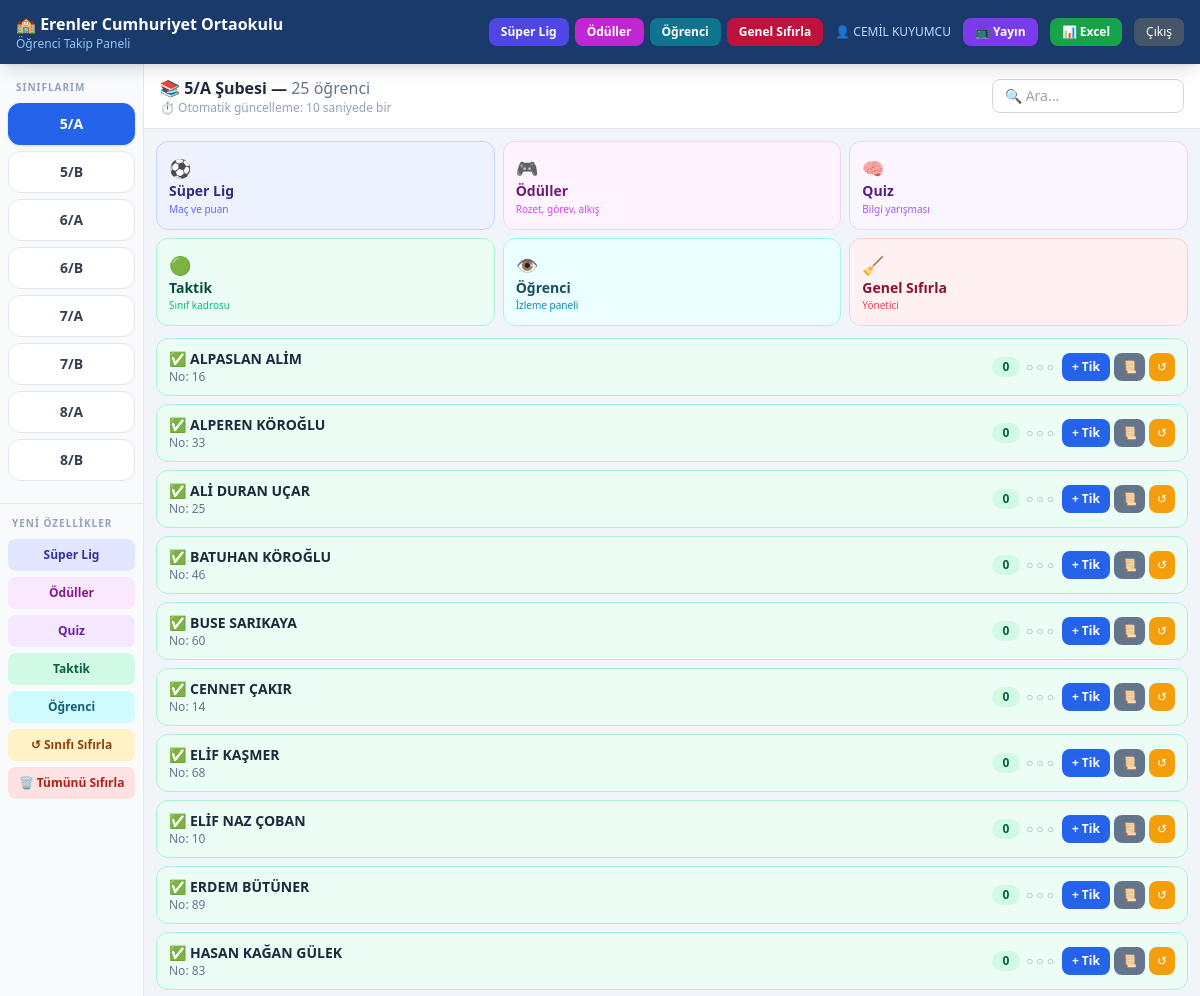
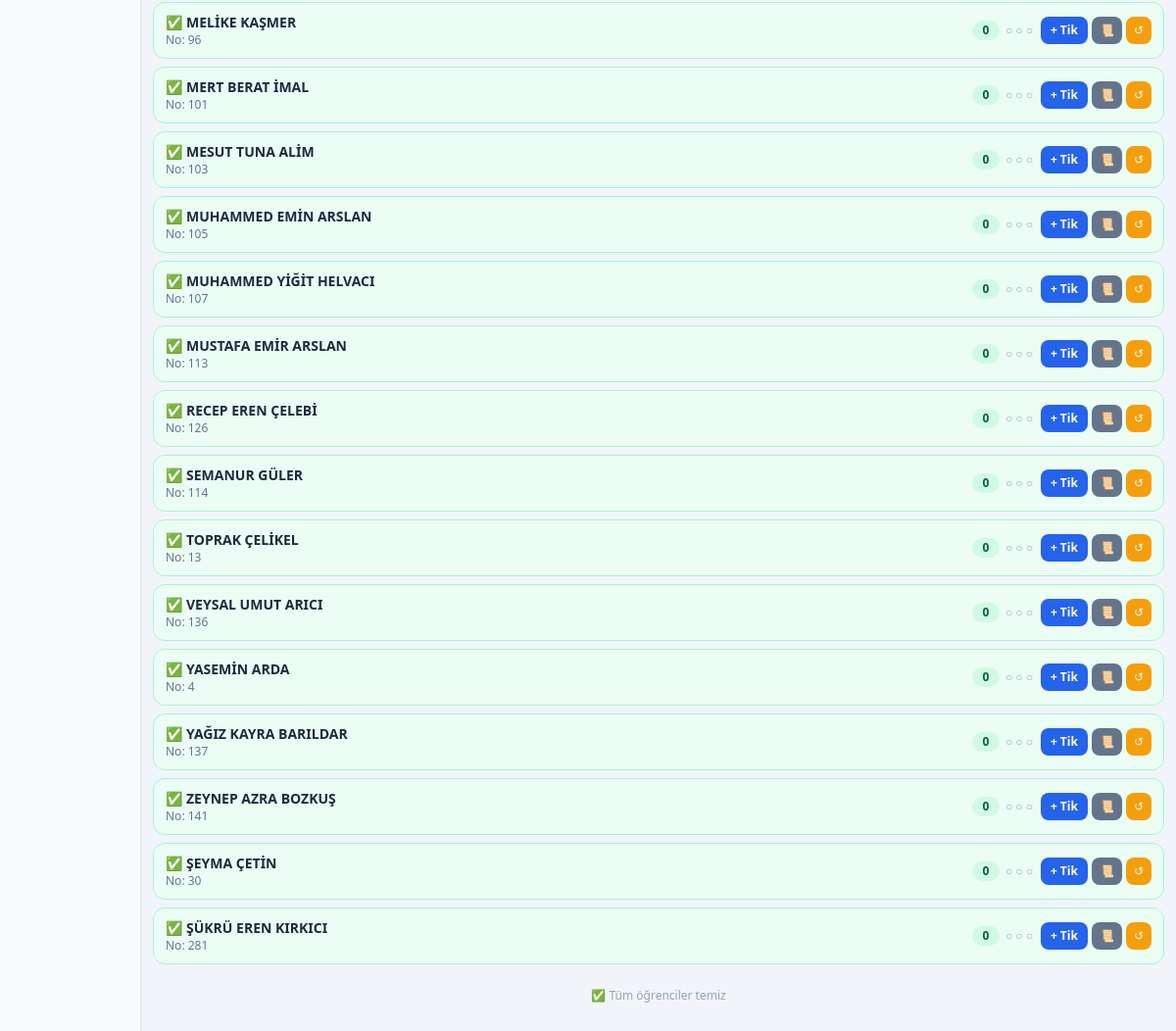
Page /dashboard (signed in) on the committed database (2 pictures, top to bottom).
### tables this page shows
CREATE TABLE siniflar (
            id        INTEGER PRIMARY KEY AUTOINCREMENT,
            sinif_adi TEXT NOT NULL UNIQUE
        );

CREATE TABLE ogrenciler (
            id        INTEGER PRIMARY KEY AUTOINCREMENT,
            ad_soyad  TEXT    NOT NULL,
            sinif_id  INTEGER NOT NULL REFERENCES siniflar(id),
            ogr_no    INTEGER NOT NULL
        );

### web_app.py (the view)
@app.route("/dashboard")
@giris_zorunlu
def dashboard():
    ogretmen_id = session["ogretmen_id"]
    siniflar    = ogretmen_siniflari(ogretmen_id)
    if not siniflar:
        return render_template("dashboard.html",
                               siniflar=[], aktif=None, ogrenciler=[],
                               kriterler=KRITERLER)
    try:
        aktif_id = int(request.args.get("sinif", siniflar[0]["id"]))
    except (TypeError, ValueError):
        aktif_id = siniflar[0]["id"]
    aktif = next((s for s in siniflar if s["id"] == aktif_id), siniflar[0])
    ogrenciler = sinif_ogrencileri(aktif["id"])
    for o in ogrenciler:
        durum, emoji = _durum(o["tik_sayisi"])
        o["durum"]  = durum
        o["emoji"]  = emoji
    return render_template("dashboard.html",
                           siniflar=siniflar,
                           aktif=aktif,
                           ogrenciler=ogrenciler,
                           kriterler=KRITERLER)

### database.py (called while the page is built)
def _conn() -> sqlite3.Connection:
    c = sqlite3.connect(DB_PATH)
    c.row_factory = sqlite3.Row
    c.execute("PRAGMA foreign_keys = ON")
    return c

def ogretmen_siniflari(ogretmen_id: int) -> list[dict]:
    con = _conn()
    rows = [dict(r) for r in con.execute("""
        SELECT s.id, s.sinif_adi
        FROM siniflar s
        JOIN ogretmen_sinif os ON os.sinif_id = s.id
        WHERE os.ogretmen_id = ?
        ORDER BY s.sinif_adi
    """, (ogretmen_id,)).fetchall()]
    con.close()
    return rows

def sinif_ogrencileri(sinif_id: int) -> list[dict]:
    con = _conn()
    rows = [dict(r) for r in con.execute("""
        SELECT o.id, o.ad_soyad, o.ogr_no,
               COUNT(t.id) AS tik_sayisi
        FROM ogrenciler o
        LEFT JOIN tik_kayitlari t ON t.ogrenci_id = o.id
        WHERE o.sinif_id = ?
        GROUP BY o.id
        ORDER BY o.ad_soyad
    """, (sinif_id,)).fetchall()]
    con.close()
    return rows

### web_app.py (called while the page is built)
def giris_zorunlu(fn):
    from functools import wraps
    @wraps(fn)
    def wrapper(*args, **kwargs):
        if "ogretmen_id" not in session:
            return redirect(url_for("login"))
        return fn(*args, **kwargs)
    return wrapper

def _durum(tik: int):
    if tik == 0:   return "temiz",   "✅"
    elif tik <= 2: return "uyari",   "⚠️"
    else:          return "tehlike", "🚨"

### templates/dashboard.html (shortened to what this page needs)
{% extends "base.html" %}
{% block body %}
<div class="flex h-[calc(100vh-56px)]">
  <aside id="sidebar"
         class="w-36 bg-slate-50 border-r border-slate-200 flex-shrink-0
                overflow-y-auto
                fixed lg:static inset-y-0 left-0 top-14 z-30
                -translate-x-full lg:translate-x-0 transition-transform duration-200">
    <div class="px-2 pt-4 pb-2">
      <p class="text-[10px] font-bold text-slate-400 tracking-widest px-2 mb-2">
        SINIFLARIM
      </p>
      {% for s in siniflar %}
      <a href="{{ url_for('dashboard', sinif=s.id) }}"
         class="block w-full text-center font-bold text-sm py-2.5 mb-1.5 rounded-xl
                border transition
                {% if aktif and s.id == aktif.id %}
                  bg-blue-600 text-white border-blue-600 shadow
                {% else %}
                  bg-white text-slate-700 border-slate-200 hover:bg-blue-50
                {% endif %}"
         onclick="closeSidebar()">
        {{ s.sinif_adi }}
      </a>
      {% endfor %}
    </div>
    {% if aktif %}
    <div class="px-2 pb-4 mt-2 border-t border-slate-200 pt-3 space-y-1.5">
      <p class="text-[10px] font-bold text-slate-400 tracking-widest px-1 mb-2">
        YENİ ÖZELLİKLER
      </p>
      <a href="{{ url_for('lig') }}"
         class="block w-full text-center text-xs font-bold py-2 rounded-lg
                bg-indigo-100 text-indigo-800 hover:bg-indigo-200 transition">
        Süper Lig
      </a>
      <a href="{{ url_for('oduller') }}"
         class="block w-full text-center text-xs font-bold py-2 rounded-lg
                bg-fuchsia-100 text-fuchsia-800 hover:bg-fuchsia-200 transition">
        Ödüller
      </a>
      <a href="{{ url_for('quiz', sinif_id=aktif.id) }}"
         class="block w-full text-center text-xs font-bold py-2 rounded-lg
                bg-purple-100 text-purple-800 hover:bg-purple-200 transition">
        Quiz
      </a>
      <a href="{{ url_for('taktik', sinif_id=aktif.id) }}"
         class="block w-full text-center text-xs font-bold py-2 rounded-lg
                bg-emerald-100 text-emerald-800 hover:bg-emerald-200 transition">
        Taktik
      </a>
      <a href="{{ url_for('ogrenci_panel') }}"
         class="block w-full text-center text-xs font-bold py-2 rounded-lg
                bg-cyan-100 text-cyan-800 hover:bg-cyan-200 transition">
        Öğrenci
      </a>
      <button onclick="sifirlaModalAc('sinif', {{ aktif.id }})"
              class="w-full text-xs font-semibold py-2 rounded-lg
                     bg-amber-100 text-amber-800 hover:bg-amber-200 transition">
        ↺ Sınıfı Sıfırla
      </button>
      <button onclick="sifirlaModalAc('hepsi', 0)"
              class="w-full text-xs font-semibold py-2 rounded-lg
                     bg-red-100 text-red-700 hover:bg-red-200 transition">
        🗑 Tümünü Sıfırla
      </button>
    </div>
    {% endif %}
  </aside>
  <main class="flex-1 overflow-y-auto bg-slate-100 lg:ml-0">
    {% if aktif %}
    <div class="sticky top-0 bg-white border-b border-slate-200 z-10 px-4 py-3
                flex flex-wrap items-center gap-2">
      <div class="flex-1 min-w-0">
        <h2 class="font-bold text-slate-800 text-sm sm:text-base truncate">
          📚 {{ aktif.sinif_adi }} Şubesi —
          <span class="font-normal text-slate-500">{{ ogrenciler|length }} öğrenci</span>
        </h2>
        <p class="text-xs text-slate-400" id="guncelleme-info">
          ⏱ Otomatik güncelleme: 10 saniyede bir
        </p>
      </div>
      <input type="text" id="ara" placeholder="🔍 Ara..."
             oninput="filtrele()"
             class="border border-slate-300 rounded-lg px-3 py-1.5 text-sm
                    w-36 sm:w-48 focus:outline-none focus:ring-2 focus:ring-blue-400">
    </div>
    <div class="px-3 pt-3">
      <div class="grid grid-cols-2 sm:grid-cols-3 xl:grid-cols-6 gap-2">
        <a href="{{ url_for('lig') }}"
           class="rounded-xl border border-indigo-200 bg-indigo-50 px-3 py-3
                  text-indigo-900 hover:bg-indigo-100 transition">
          <div class="text-lg">⚽</div>
          <div class="font-black text-sm leading-tight">Süper Lig</div>
          <div class="text-[10px] text-indigo-500 mt-0.5">Maç ve puan</div>
        </a>
        <a href="{{ url_for('oduller') }}"
           class="rounded-xl border border-fuchsia-200 bg-fuchsia-50 px-3 py-3
                  text-fuchsia-900 hover:bg-fuchsia-100 transition">
          <div class="text-lg">🎮</div>
          <div class="font-black text-sm leading-tight">Ödüller</div>
          <div class="text-[10px] text-fuchsia-500 mt-0.5">Rozet, görev, alkış</div>
        </a>
        <a href="{{ url_for('quiz', sinif_id=aktif.id) }}"
           class="rounded-xl border border-purple-200 bg-purple-50 px-3 py-3
                  text-purple-900 hover:bg-purple-100 transition">
          <div class="text-lg">🧠</div>
          <div class="font-black text-sm leading-tight">Quiz</div>
          <div class="text-[10px] text-purple-500 mt-0.5">Bilgi yarışması</div>
        </a>
        <a href="{{ url_for('taktik', sinif_id=aktif.id) }}"
           class="rounded-xl border border-emerald-200 bg-emerald-50 px-3 py-3
                  text-emerald-900 hover:bg-emerald-100 transition">
          <div class="text-lg">🟢</div>
          <div class="font-black text-sm leading-tight">Taktik</div>
          <div class="text-[10px] text-emerald-500 mt-0.5">Sınıf kadrosu</div>
        </a>
        <a href="{{ url_for('ogrenci_panel') }}"
           class="rounded-xl border border-cyan-200 bg-cyan-50 px-3 py-3
                  text-cyan-900 hover:bg-cyan-100 transition">
          <div class="text-lg">👁</div>
          <div class="font-black text-sm leading-tight">Öğrenci</div>
          <div class="text-[10px] text-cyan-600 mt-0.5">İzleme paneli</div>
        </a>
        <a href="{{ url_for('sifirla_sayfasi') }}"
           class="rounded-xl border border-rose-200 bg-rose-50 px-3 py-3
                  text-rose-900 hover:bg-rose-100 transition">
          <div class="text-lg">🧹</div>
          <div class="font-black text-sm leading-tight">Genel Sıfırla</div>
          <div class="text-[10px] text-rose-500 mt-0.5">Yönetici</div>
        </a>
      </div>
    </div>
    <div id="ogrenci-listesi" class="p-3 space-y-2">
      {% for o in ogrenciler %}
      {{ ogrenci_karti(o, aktif.id) }}
      {% endfor %}
    </div>
    <div class="text-center text-xs text-slate-400 py-3" id="durum-bar">
      {% set uyari_c = ogrenciler | selectattr('tik_sayisi', 'ge', 3) | list | length %}
      {% if uyari_c > 0 %}
        ⚠️ {{ uyari_c }} öğrenci idari işlem gerektirir
      {% else %}
        ✅ Tüm öğrenciler temiz
      {% endif %}
    </div>
    {% else %}
    <div class="flex items-center justify-center h-full text-slate-400 text-sm">
      Sol menüden bir sınıf seçin.
    </div>
    {% endif %}
  </main>
</div>
{% endblock %}
{% macro ogrenci_karti(o, sinif_id) %}
{% set durum_cls = {
  'temiz':   'bg-emerald-50  border-emerald-200',
  'uyari':   'bg-amber-50    border-amber-300',
  'tehlike': 'bg-red-50      border-red-300 pulse-red',
} %}
{% set badge_cls = {
  'temiz':   'bg-emerald-100 text-emerald-800',
  'uyari':   'bg-amber-100   text-amber-800',
  'tehlike': 'bg-red-100     text-red-800',
} %}
<div class="ogrenci-kart flex items-center gap-2 rounded-xl border px-3 py-2.5
            slide-in {{ durum_cls[o.durum] }}"
     data-ad="{{ o.ad_soyad }}" data-id="{{ o.id }}" data-sinif="{{ sinif_id }}">
  <div class="flex-1 min-w-0">
    <div class="font-bold text-slate-800 text-sm truncate">
      <span class="mr-1">{{ o.emoji }}</span>{{ o.ad_soyad }}
    </div>
    <div class="text-xs text-slate-500">No: {{ o.ogr_no }}</div>
  </div>
  <div class="flex items-center gap-1.5 flex-shrink-0">
    <span class="{{ badge_cls[o.durum] }} text-xs font-bold px-2 py-0.5 rounded-full
                 min-w-[28px] text-center">
      {{ o.tik_sayisi }}
    </span>
    <span class="text-xs hidden sm:block text-slate-400">
      {% for i in range(3) %}
        {% if i < o.tik_sayisi %}
          <span class="{{ 'text-red-500' if o.tik_sayisi >= 3 else 'text-amber-400' }}">●</span>
        {% else %}○{% endif %}
      {% endfor %}
    </span>
  </div>
  <div class="flex gap-1 flex-shrink-0">
    <button onclick="tikModalAc({{ o.id }}, '{{ o.ad_soyad|e }}', {{ sinif_id }})"
            class="bg-blue-600 hover:bg-blue-700 active:bg-blue-800
                   text-white text-xs font-bold px-2.5 py-1.5 rounded-lg
                   transition whitespace-nowrap">
      + Tik
    </button>
    <button onclick="gecmisGoster({{ o.id }}, '{{ o.ad_soyad|e }}')"
            class="bg-slate-500 hover:bg-slate-600 text-white
                   text-xs px-2 py-1.5 rounded-lg transition hidden sm:block">
      📜
    </button>
    <form action="{{ url_for('sifirla_ogrenci', ogrenci_id=o.id) }}"
          method="POST" class="inline"
          onsubmit="return confirm('{{ o.ad_soyad }} tiklerini sıfırla?')">
      <button type="submit"
              class="bg-amber-500 hover:bg-amber-600 text-white
                     text-xs px-2 py-1.5 rounded-lg transition">
        ↺
      </button>
    </form>
  </div>
</div>
{% endmacro %}

### templates/base.html (shortened to what this page needs)
<!DOCTYPE html>
<html lang="tr">
<head>
  <script src="https://cdn.tailwindcss.com"></script>
</head>
<body class="bg-slate-100 min-h-screen">
{% if session.ogretmen_adi %}
<header class="bg-okul-800 text-white shadow-lg sticky top-0 z-40">
  <div class="flex items-center justify-between px-4 py-3 max-w-screen-xl mx-auto">
    <div class="flex items-center gap-3">
      <div>
        <div class="font-bold text-sm sm:text-base leading-tight">
          🏫 Erenler Cumhuriyet Ortaokulu
        </div>
        <div class="text-xs text-blue-300 hidden sm:block">Öğrenci Takip Paneli</div>
      </div>
    </div>
    <div class="flex items-center gap-2 sm:gap-3 min-w-0">
      <nav class="hidden md:flex items-center gap-1.5">
        <a href="{{ url_for('lig') }}"
           class="bg-indigo-600 hover:bg-indigo-700 text-white text-xs font-bold
                  px-3 py-1.5 rounded-lg transition whitespace-nowrap">
          Süper Lig
        </a>
        <a href="{{ url_for('oduller') }}"
           class="bg-fuchsia-600 hover:bg-fuchsia-700 text-white text-xs font-bold
                  px-3 py-1.5 rounded-lg transition whitespace-nowrap">
          Ödüller
        </a>
        <a href="{{ url_for('ogrenci_panel') }}"
           class="bg-cyan-700 hover:bg-cyan-800 text-white text-xs font-bold
                  px-3 py-1.5 rounded-lg transition whitespace-nowrap">
          Öğrenci
        </a>
        <a href="{{ url_for('sifirla_sayfasi') }}"
           class="bg-rose-700 hover:bg-rose-800 text-white text-xs font-bold
                  px-3 py-1.5 rounded-lg transition whitespace-nowrap">
          Genel Sıfırla
        </a>
      </nav>
      <span class="hidden sm:block text-xs text-blue-200">👤 {{ session.ogretmen_adi }}</span>
      {% if aktif %}
      <a href="{{ url_for('yayin', sinif_id=aktif.id) }}"
         target="_blank"
         class="bg-violet-600 hover:bg-violet-700 text-white text-xs font-bold
                px-3 py-1.5 rounded-lg transition hidden sm:block">
        📺 Yayın
      </a>
      <a href="{{ url_for('rapor_excel', sinif_id=aktif.id) }}"
         class="bg-green-600 hover:bg-green-700 text-white text-xs font-bold
                px-3 py-1.5 rounded-lg transition hidden sm:block">
        📊 Excel
      </a>
      {% endif %}
      <a href="{{ url_for('logout') }}"
         class="bg-slate-600 hover:bg-slate-500 text-white text-xs
                px-3 py-1.5 rounded-lg transition">
        Çıkış
      </a>
    </div>
  </div>
</header>
{% endif %}
{% block body %}{% endblock %}
</body>
</html>

### templates/base.html (style rules this page uses)
.slide-in { animation: slide-in .35s ease forwards; }

### rows in the picture
siniflar: sinif_adi "5/A"
siniflar: sinif_adi "5/B"
siniflar: sinif_adi "6/A"
siniflar: sinif_adi "6/B"
siniflar: sinif_adi "7/A"
siniflar: sinif_adi "7/B"
siniflar: sinif_adi "8/A"
siniflar: sinif_adi "8/B"
ogrenciler: emoji "✅", ad_soyad "ALPASLAN ALİM", ogr_no "16", tik_sayisi "0"
ogrenciler: emoji "✅", ad_soyad "ALPEREN KÖROĞLU", ogr_no "33", tik_sayisi "0"
ogrenciler: emoji "✅", ad_soyad "ALİ DURAN UÇAR", ogr_no "25", tik_sayisi "0"
ogrenciler: emoji "✅", ad_soyad "BATUHAN KÖROĞLU", ogr_no "46", tik_sayisi "0"
ogrenciler: emoji "✅", ad_soyad "BUSE SARIKAYA", ogr_no "60", tik_sayisi "0"
ogrenciler: emoji "✅", ad_soyad "CENNET ÇAKIR", ogr_no "14", tik_sayisi "0"
ogrenciler: emoji "✅", ad_soyad "ELİF KAŞMER", ogr_no "68", tik_sayisi "0"
ogrenciler: emoji "✅", ad_soyad "ELİF NAZ ÇOBAN", ogr_no "10", tik_sayisi "0"
ogrenciler: emoji "✅", ad_soyad "ERDEM BÜTÜNER", ogr_no "89", tik_sayisi "0"
ogrenciler: emoji "✅", ad_soyad "HASAN KAĞAN GÜLEK", ogr_no "83", tik_sayisi "0"
ogrenciler: emoji "✅", ad_soyad "MELİKE KAŞMER", ogr_no "96", tik_sayisi "0"
ogrenciler: emoji "✅", ad_soyad "MERT BERAT İMAL", ogr_no "101", tik_sayisi "0"
ogrenciler: emoji "✅", ad_soyad "MESUT TUNA ALİM", ogr_no "103", tik_sayisi "0"
ogrenciler: emoji "✅", ad_soyad "MUHAMMED EMİN ARSLAN", ogr_no "105", tik_sayisi "0"
ogrenciler: emoji "✅", ad_soyad "MUHAMMED YİĞİT HELVACI", ogr_no "107", tik_sayisi "0"
ogrenciler: emoji "✅", ad_soyad "MUSTAFA EMİR ARSLAN", ogr_no "113", tik_sayisi "0"
ogrenciler: emoji "✅", ad_soyad "RECEP EREN ÇELEBİ", ogr_no "126", tik_sayisi "0"
ogrenciler: emoji "✅", ad_soyad "SEMANUR GÜLER", ogr_no "114", tik_sayisi "0"
ogrenciler: emoji "✅", ad_soyad "TOPRAK ÇELİKEL", ogr_no "13", tik_sayisi "0"
ogrenciler: emoji "✅", ad_soyad "VEYSAL UMUT ARICI", ogr_no "136", tik_sayisi "0"
ogrenciler: emoji "✅", ad_soyad "YASEMİN ARDA", ogr_no "4", tik_sayisi "0"
ogrenciler: emoji "✅", ad_soyad "YAĞIZ KAYRA BARILDAR", ogr_no "137", tik_sayisi "0"
ogrenciler: emoji "✅", ad_soyad "ZEYNEP AZRA BOZKUŞ", ogr_no "141", tik_sayisi "0"
ogrenciler: emoji "✅", ad_soyad "ŞEYMA ÇETİN", ogr_no "30", tik_sayisi "0"
ogrenciler: emoji "✅", ad_soyad "ŞÜKRÜ EREN KIRKICI", ogr_no "281", tik_sayisi "0"

### other values in the picture
{{ session.ogretmen_adi }} "CEMİL KUYUMCU"
{{ ogrenciler|length }} "25"
